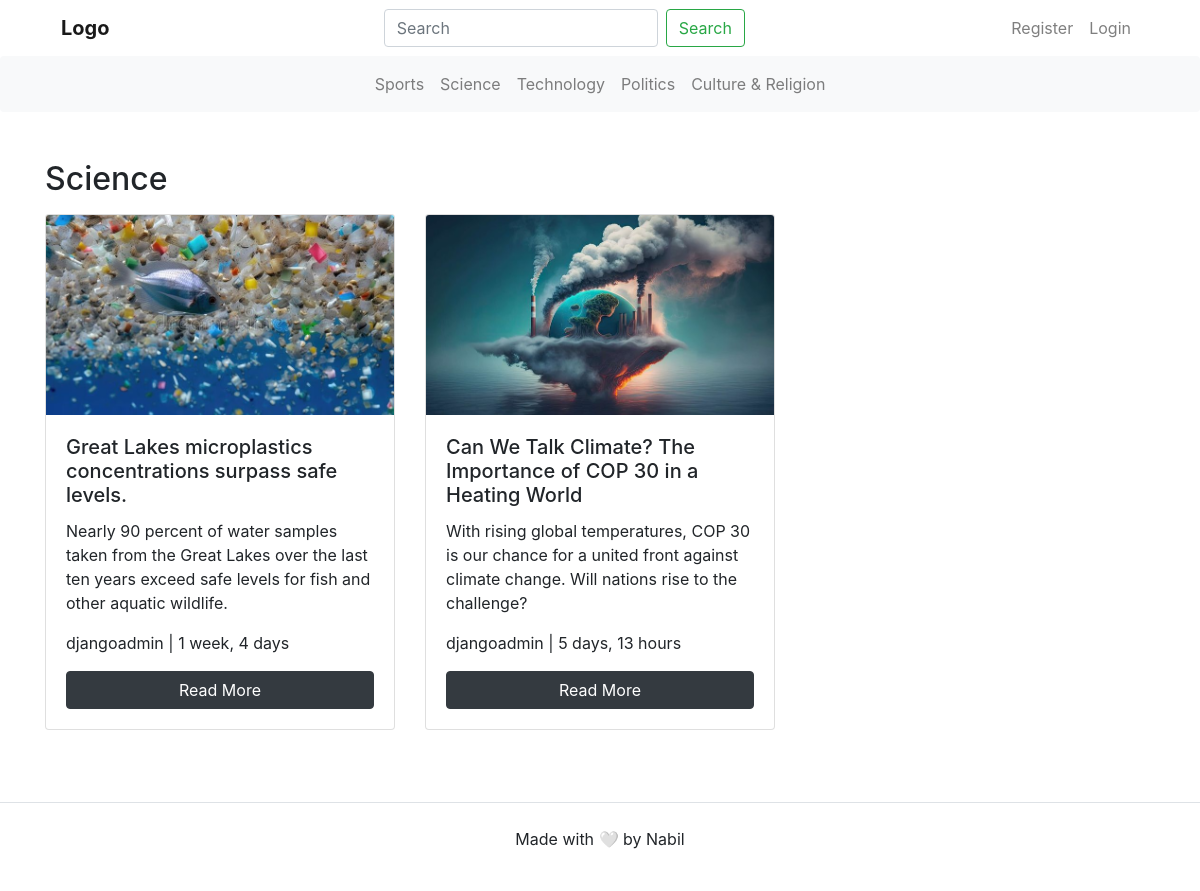
The app's page /category/2/ with its own data.
### category/models.py (models this page shows, shortened)
class Category(models.Model):
    category = models.CharField(max_length=200, unique=True)
    created_at = models.DateTimeField(auto_now=True)
    updated_at = models.DateTimeField(auto_now_add=True)
    class Meta:
        verbose_name_plural = 'categories'

### blog_app/models.py (models this page shows, shortened)
class Blog(models.Model):
    blog_title = models.CharField(max_length=200, unique=True)
    blog_slug = models.SlugField(max_length=250, unique=True, default='')
    category = models.ForeignKey(Category, on_delete=models.CASCADE)
    featured_image = models.ImageField(upload_to='images/blog/')
    short_description = models.TextField()
    description = models.TextField()
    author = models.ForeignKey(User, on_delete=models.CASCADE)
    is_featured = models.BooleanField(default=False)
    created_at = models.DateTimeField(auto_now=True)
    updated_at = models.DateTimeField(auto_now_add=True)

### blog_app/views.py (the view)
# urls.py: path('category/<int:pk>/', views.category_blog, name='category_blog'),
def category_blog(request, pk):
    category_blogs = Blog.objects.filter(category=pk)
    category = get_object_or_404(Category, pk=pk)
    context = {'category_blogs':category_blogs,
               'category':category,
               }
    return render(request, 'category_blog.html', context)

### category/context_processors.py (called while the page is built)
def get_category(request):
    categories = Category.objects.all()
    context = {
        'categories':categories,
    }
    return context

### templates/category_blog.html (shortened to what this page needs)
{% extends 'base.html' %}
{% block styles %}
    {{ block.super }}
{% endblock %}
{% block body %}
<div class="container my-5">
  <h2 class="mb-3">{{ category.category }}</h2>
  <div class="row">
    {% for post in category_blogs %}
    <div class="col-lg-4 mb-4">
      <div class="card h-100">
        <img src="{{ post.featured_image.url }}" class="card-img-top" alt="Blog Post Image" style="object-fit: cover; height: 200px;">
        <div class="card-body d-flex flex-column">
          <h5 class="card-title">{{ post.blog_title }}</h5>
          <p class="card-text flex-grow-1">{{ post.short_description }}</p>
          <p class="card-text mt-auto">{{ post.author }} | {{ post.created_at|timesince }}</p>
          <a href="{% url 'single_blog' post.blog_slug %}" class="btn btn-dark mt-auto">Read More</a>
        </div>
      </div>
    </div>
    {% endfor %}
  </div>
</div>
{% endblock %}

### templates/base.html (shortened to what this page needs)
{% load static %}
<!DOCTYPE html>
<html lang="en">
<head>
  <link rel="stylesheet" href="https://cdnjs.cloudflare.com/ajax/libs/font-awesome/4.7.0/css/font-awesome.min.css">
  <link href="https://stackpath.bootstrapcdn.com/bootstrap/4.5.2/css/bootstrap.min.css" rel="stylesheet">
  {% block styles %}
  <link href="{% static 'css/base.css' %}" rel="stylesheet">
  {% endblock %}
</head>
<body>
<div class="container">
  <nav class="navbar navbar-expand-lg navbar-light">
    <a class="navbar-brand" href="{% url 'home' %}">Logo</a>
    <div class="collapse navbar-collapse" id="navbarNav">
      <form onsubmit="return validateForm();" action="{% url 'search' %}" method="GET" class="form-inline my-2 my-lg-0 navbar-search">
        <input name="search_keyword" id="search_keyword" class="form-control mr-sm-2" type="search" placeholder="Search" aria-label="Search">
        <button id="submit_button_search" class="btn btn-outline-success my-2 my-sm-0" type="submit">Search</button>
      </form>
      <ul class="navbar-nav ml-auto">
        {% if not user.is_authenticated %}
        <li class="nav-item">
          <a class="nav-link" href="{% url 'register' %}">Register</a>
        </li>
        <li class="nav-item">
          <a class="nav-link" href="{% url 'login_view' %}">Login</a>
        </li>
        {% endif %}
      </ul>
    </div>
  </nav>
</div>
<nav class="navbar navbar-expand-lg navbar-light bg-light rounded mb-3">
  <div class="collapse navbar-collapse" id="navbarCategories">
    <ul class="navbar-nav mr-auto">
      {% for cat in categories %}
      <li class="nav-item">
        <a class="nav-link" href="{% url 'category_blog' cat.id %}">{{ cat.category }}</a>
      </li>
      {% endfor %}
    </ul>
  </div>
</nav>
{% block body %}{% endblock %}
<footer>
  <div class="p-4 text-center border-top">
    <p>Made with 🤍 by Nabil</p>
  </div>
</footer>
</body>
</html>

### static/css/base.css (style rules this page uses)
.navbar-brand { font-weight: bold; }
.navbar-nav { margin-left: auto; }
.navbar-search { margin-left: auto; margin-right: auto; }

### records on screen
Category: category "Sports"
Category: category "Science"
Category: category "Technology"
Category: category "Politics"
Category: category "Culture & Religion"
Blog: featured_image (picture), blog_title "Great Lakes microplastics concentrations surpass safe levels.", short_description "Nearly 90 percent of water samples taken from the Great Lakes over the last ten years exceed safe levels for fish and other aquatic wildlife.", author "djangoadmin", created_at "1 week, 4 days"
Blog: featured_image (picture), blog_title "Can We Talk Climate? The Importance of COP 30 in a Heating World", short_description "With rising global temperatures, COP 30 is our chance for a united front against climate change. Will nations rise to the challenge?", author "djangoadmin", created_at "5 days, 13 hours"
